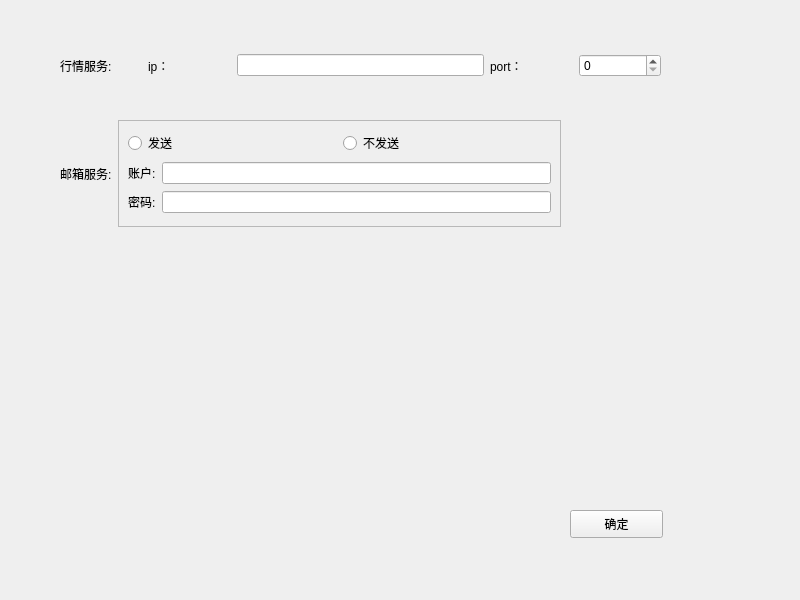
<?xml version="1.0" encoding="UTF-8"?>
<ui version="4.0">
 <class>GlobalSetting</class>
 <widget class="QWidget" name="GlobalSetting">
  <property name="geometry">
   <rect>
    <x>0</x>
    <y>0</y>
    <width>800</width>
    <height>600</height>
   </rect>
  </property>
  <property name="windowTitle">
   <string>Form</string>
  </property>
  <widget class="QWidget" name="layoutWidget">
   <property name="geometry">
    <rect>
     <x>60</x>
     <y>50</y>
     <width>601</width>
     <height>31</height>
    </rect>
   </property>
   <layout class="QHBoxLayout" name="horizontalLayout" stretch="1,1,3,1,1">
    <item>
     <widget class="QLabel" name="label">
      <property name="text">
       <string>行情服务:</string>
      </property>
     </widget>
    </item>
    <item>
     <widget class="QLabel" name="label_2">
      <property name="text">
       <string>ip：</string>
      </property>
     </widget>
    </item>
    <item>
     <widget class="QLineEdit" name="ip"/>
    </item>
    <item>
     <widget class="QLabel" name="label_3">
      <property name="text">
       <string>port：</string>
      </property>
     </widget>
    </item>
    <item>
     <widget class="QSpinBox" name="port">
      <property name="maximum">
       <number>65535</number>
      </property>
     </widget>
    </item>
   </layout>
  </widget>
  <widget class="QPushButton" name="pushButton">
   <property name="geometry">
    <rect>
     <x>570</x>
     <y>510</y>
     <width>93</width>
     <height>28</height>
    </rect>
   </property>
   <property name="text">
    <string>确定</string>
   </property>
  </widget>
  <widget class="QWidget" name="">
   <property name="geometry">
    <rect>
     <x>60</x>
     <y>120</y>
     <width>501</width>
     <height>107</height>
    </rect>
   </property>
   <layout class="QHBoxLayout" name="horizontalLayout_5">
    <item>
     <widget class="QLabel" name="label_4">
      <property name="text">
       <string>邮箱服务:</string>
      </property>
     </widget>
    </item>
    <item>
     <widget class="QFrame" name="frame">
      <property name="frameShape">
       <enum>QFrame::StyledPanel</enum>
      </property>
      <property name="frameShadow">
       <enum>QFrame::Raised</enum>
      </property>
      <layout class="QVBoxLayout" name="verticalLayout">
       <item>
        <layout class="QHBoxLayout" name="horizontalLayout_2">
         <item>
          <widget class="QRadioButton" name="sendEmail">
           <property name="text">
            <string>发送</string>
           </property>
          </widget>
         </item>
         <item>
          <widget class="QRadioButton" name="notSendEmail">
           <property name="text">
            <string>不发送</string>
           </property>
          </widget>
         </item>
        </layout>
       </item>
       <item>
        <layout class="QHBoxLayout" name="horizontalLayout_3">
         <item>
          <widget class="QLabel" name="label_5">
           <property name="text">
            <string>账户:</string>
           </property>
          </widget>
         </item>
         <item>
          <widget class="QLineEdit" name="emailAccount"/>
         </item>
        </layout>
       </item>
       <item>
        <layout class="QHBoxLayout" name="horizontalLayout_4">
         <item>
          <widget class="QLabel" name="label_6">
           <property name="text">
            <string>密码:</string>
           </property>
          </widget>
         </item>
         <item>
          <widget class="QLineEdit" name="emailPassword"/>
         </item>
        </layout>
       </item>
      </layout>
     </widget>
    </item>
   </layout>
  </widget>
 </widget>
 <resources/>
 <connections/>
</ui>
